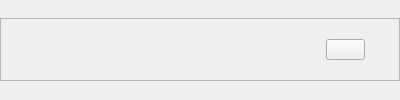
<?xml version="1.0" encoding="UTF-8"?>
<ui version="4.0">
 <class>ctrlListItem</class>
 <widget class="QWidget" name="ctrlListItem">
  <property name="geometry">
   <rect>
    <x>0</x>
    <y>0</y>
    <width>400</width>
    <height>100</height>
   </rect>
  </property>
  <property name="sizePolicy">
   <sizepolicy hsizetype="Expanding" vsizetype="Maximum">
    <horstretch>0</horstretch>
    <verstretch>0</verstretch>
   </sizepolicy>
  </property>
  <property name="windowTitle">
   <string>Form</string>
  </property>
  <layout class="QVBoxLayout" name="verticalLayout">
   <property name="spacing">
    <number>0</number>
   </property>
   <property name="leftMargin">
    <number>0</number>
   </property>
   <property name="topMargin">
    <number>0</number>
   </property>
   <property name="rightMargin">
    <number>0</number>
   </property>
   <property name="bottomMargin">
    <number>0</number>
   </property>
   <item>
    <widget class="QFrame" name="ctrlListFrame">
     <property name="sizePolicy">
      <sizepolicy hsizetype="Expanding" vsizetype="Maximum">
       <horstretch>0</horstretch>
       <verstretch>0</verstretch>
      </sizepolicy>
     </property>
     <property name="styleSheet">
      <string notr="true"/>
     </property>
     <property name="frameShape">
      <enum>QFrame::StyledPanel</enum>
     </property>
     <property name="frameShadow">
      <enum>QFrame::Raised</enum>
     </property>
     <layout class="QVBoxLayout" name="verticalLayout_2">
      <property name="spacing">
       <number>0</number>
      </property>
      <property name="leftMargin">
       <number>14</number>
      </property>
      <property name="topMargin">
       <number>20</number>
      </property>
      <property name="rightMargin">
       <number>14</number>
      </property>
      <property name="bottomMargin">
       <number>20</number>
      </property>
      <item>
       <widget class="QWidget" name="ctrlListTitleList" native="true">
        <property name="sizePolicy">
         <sizepolicy hsizetype="Expanding" vsizetype="Maximum">
          <horstretch>0</horstretch>
          <verstretch>0</verstretch>
         </sizepolicy>
        </property>
        <property name="minimumSize">
         <size>
          <width>0</width>
          <height>0</height>
         </size>
        </property>
        <property name="maximumSize">
         <size>
          <width>16777215</width>
          <height>16777215</height>
         </size>
        </property>
        <property name="styleSheet">
         <string notr="true"/>
        </property>
        <layout class="QHBoxLayout" name="horizontalLayout_2">
         <property name="leftMargin">
          <number>20</number>
         </property>
         <property name="topMargin">
          <number>0</number>
         </property>
         <property name="rightMargin">
          <number>20</number>
         </property>
         <property name="bottomMargin">
          <number>0</number>
         </property>
         <item>
          <widget class="titleIcon" name="ctrlListTitle" native="true">
           <property name="sizePolicy">
            <sizepolicy hsizetype="Maximum" vsizetype="Maximum">
             <horstretch>0</horstretch>
             <verstretch>0</verstretch>
            </sizepolicy>
           </property>
           <property name="minimumSize">
            <size>
             <width>0</width>
             <height>0</height>
            </size>
           </property>
           <property name="maximumSize">
            <size>
             <width>16777215</width>
             <height>16777215</height>
            </size>
           </property>
          </widget>
         </item>
         <item>
          <spacer name="horizontalSpacer_2">
           <property name="orientation">
            <enum>Qt::Horizontal</enum>
           </property>
           <property name="sizeHint" stdset="0">
            <size>
             <width>40</width>
             <height>20</height>
            </size>
           </property>
          </spacer>
         </item>
         <item>
          <widget class="QPushButton" name="goPage">
           <property name="sizePolicy">
            <sizepolicy hsizetype="Maximum" vsizetype="Maximum">
             <horstretch>0</horstretch>
             <verstretch>0</verstretch>
            </sizepolicy>
           </property>
           <property name="font">
            <font>
             <pointsize>8</pointsize>
            </font>
           </property>
           <property name="text">
            <string/>
           </property>
          </widget>
         </item>
        </layout>
       </widget>
      </item>
     </layout>
    </widget>
   </item>
  </layout>
 </widget>
 <customwidgets>
  <customwidget>
   <class>titleIcon</class>
   <extends>QWidget</extends>
   <header>titleicon.h</header>
   <container>1</container>
  </customwidget>
 </customwidgets>
 <resources/>
 <connections/>
</ui>
